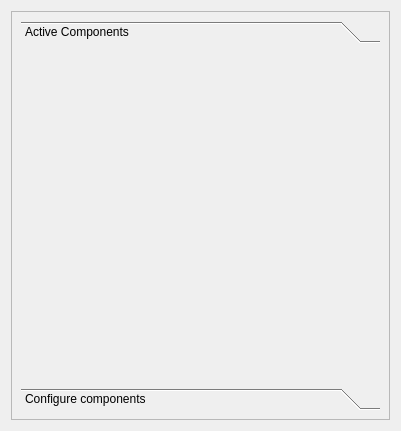
<?xml version="1.0" encoding="UTF-8"?>
<ui version="4.0">
 <class>CompomentsWindow</class>
 <widget class="TaurusWidget" name="CompomentsWindow">
  <property name="geometry">
   <rect>
    <x>0</x>
    <y>0</y>
    <width>401</width>
    <height>431</height>
   </rect>
  </property>
  <property name="windowTitle">
   <string>Linac Components</string>
  </property>
  <layout class="QGridLayout" name="gridLayout">
   <item row="0" column="0">
    <widget class="QScrollArea" name="scrollArea">
     <property name="widgetResizable">
      <bool>true</bool>
     </property>
     <widget class="QWidget" name="scrollAreaWidgetContents">
      <property name="geometry">
       <rect>
        <x>0</x>
        <y>0</y>
        <width>387</width>
        <height>417</height>
       </rect>
      </property>
      <layout class="QGridLayout" name="gridLayout_2">
       <item row="0" column="0">
        <widget class="QToolBox" name="toolBox">
         <property name="currentIndex">
          <number>0</number>
         </property>
         <widget class="QWidget" name="active">
          <property name="geometry">
           <rect>
            <x>0</x>
            <y>0</y>
            <width>369</width>
            <height>347</height>
           </rect>
          </property>
          <attribute name="label">
           <string>Active Components</string>
          </attribute>
          <layout class="QGridLayout" name="gridLayout_4">
           <item row="0" column="0">
            <widget class="TaurusForm" name="activeAttributes"/>
           </item>
          </layout>
         </widget>
         <widget class="QWidget" name="configuration">
          <property name="geometry">
           <rect>
            <x>0</x>
            <y>0</y>
            <width>369</width>
            <height>347</height>
           </rect>
          </property>
          <attribute name="label">
           <string>Configure components</string>
          </attribute>
          <layout class="QGridLayout" name="gridLayout_3">
           <item row="0" column="0">
            <widget class="QComboBox" name="componentSelection"/>
           </item>
           <item row="1" column="0">
            <widget class="TaurusForm" name="componentAttributes"/>
           </item>
          </layout>
         </widget>
        </widget>
       </item>
      </layout>
     </widget>
    </widget>
   </item>
  </layout>
 </widget>
 <customwidgets>
  <customwidget>
   <class>TaurusWidget</class>
   <extends>QWidget</extends>
   <header>taurus.qt.qtgui.container</header>
   <container>1</container>
  </customwidget>
  <customwidget>
   <class>TaurusForm</class>
   <extends>TaurusWidget</extends>
   <header>taurus.qt.qtgui.panel</header>
  </customwidget>
 </customwidgets>
 <resources/>
 <connections/>
</ui>
